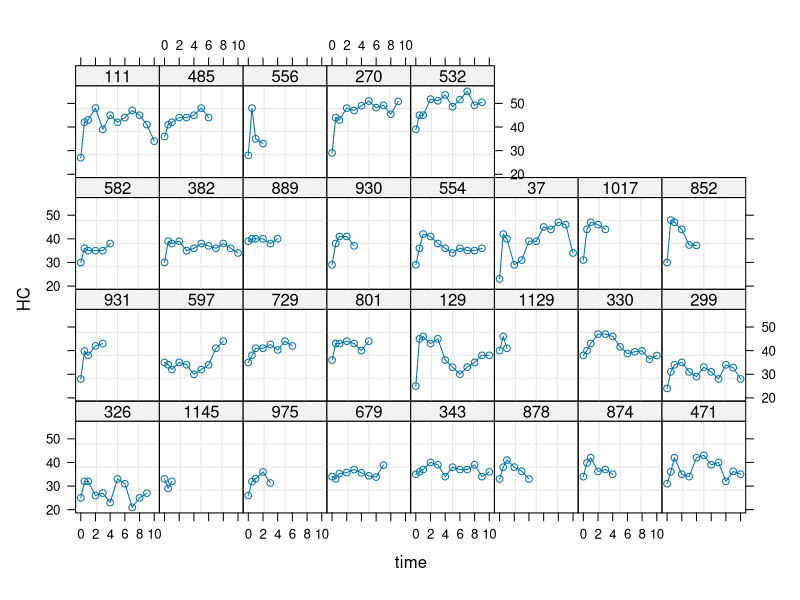
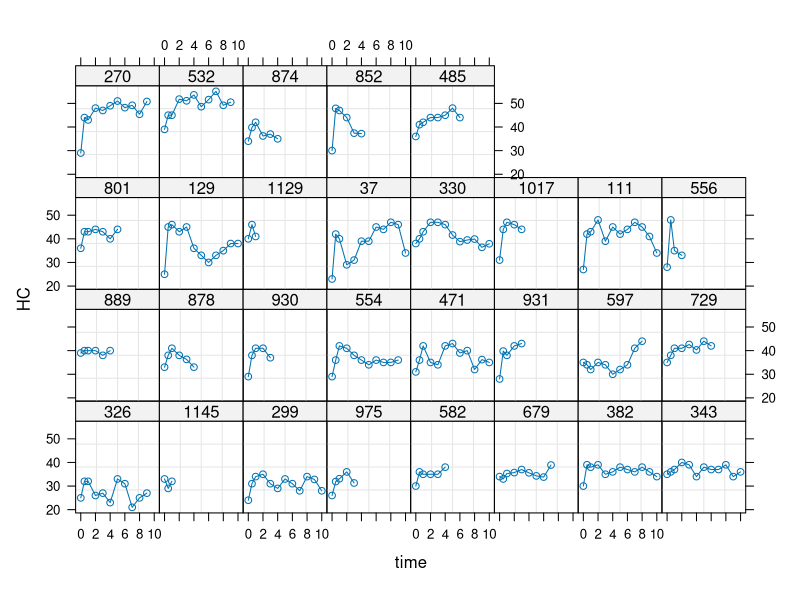
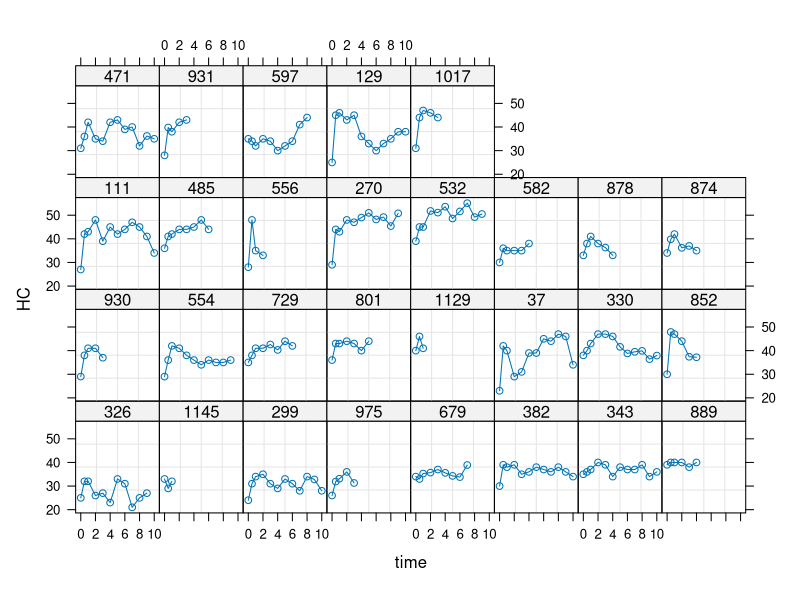
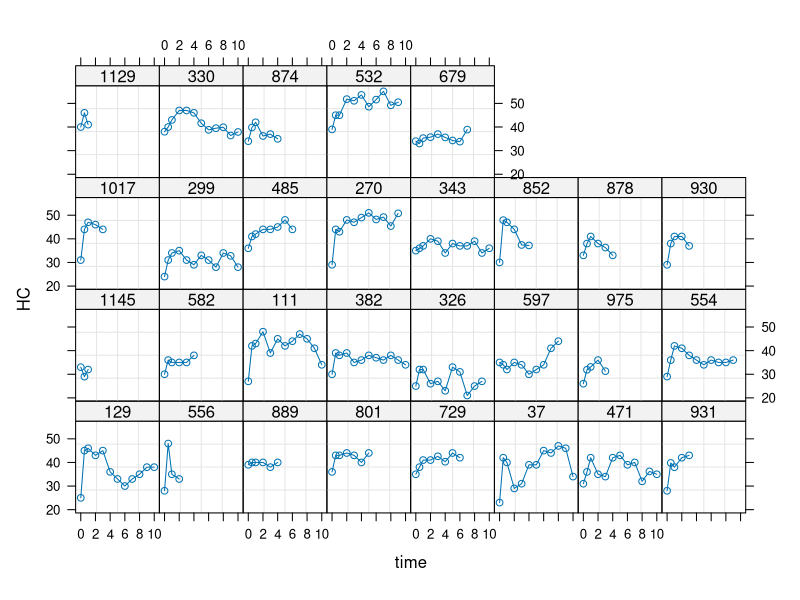

Source code (R) for these figures, in order: (Note: this script raises an error after producing the figures.)
library(readxl)
trenal <- read_excel("Trenal.XLS") # summary(trenal)
trenal= trenal[,-18] #remove a noninformative column const
# Continuous or discrete variables
trenal$id = as.factor(trenal$id)
trenal$j = as.factor(trenal$j)
#trenal$time = as.factor(trenal$time)
trenal$male = as.factor(trenal$male)
trenal$cardio = as.factor(trenal$cardio)
trenal$reject = as.factor(trenal$reject)
# Change the name of respons
colnames(trenal)[19] <- "HC"
trenal.long = trenal[,13:20] # long table form

# Remove j
trenal.long = trenal.long[,-6]
trenal.long.unique <- trenal.long[match( unique(trenal.long$id), trenal.long$id),]
trenal.long.noNA <- na.omit(trenal.long)
set.seed(1)
selected <- sample(1:length(unique(trenal.long.noNA$id)),30,replace=T)
trenal.long.noNA.selected = trenal.long.noNA[(trenal.long.noNA$id %in% c(selected)),]
# Wide table form
trenal.wide = as.data.frame(subset(trenal,trenal$j=="1"))[,1:18] # 1160 x 18

# Two stage Model analysis
# 1st stage A model for each individual estimating the intercept and time was adjusted
lm.firststage = lm(HC ~ time+age+male+reject+cardio ,trenal.long)
summary(lm.firststage)
library(nlme)

trenal.long.noNA.groupbyage <- groupedData(HC ~ time|id,trenal.long.noNA,outer=~age,labels=list(x = "time",y="HC level",units=list(y="(cm)")))
trenal.long.noNA.groupbymale <- groupedData(HC ~ time|id,trenal.long.noNA,outer=~male,labels=list(x = "time",y="HC level",units=list(y="(cm)")))
trenal.long.noNA.groupbyreject <- groupedData(HC ~ time|id,trenal.long.noNA,outer=~reject,labels=list(x = "time",y="HC level",units=list(y="(cm)")))
trenal.long.noNA.groupbycardio <- groupedData(HC ~ time|id,trenal.long.noNA,outer=~cardio,labels=list(x = "time",y="HC level",units=list(y="(cm)")))

res.list.groupbyage <- lmList(HC ~ time |id, data=trenal.long.noNA.groupbyage)
b = lapply(res.list.groupbyage,coef)
V = lapply(res.list.groupbyage,vcov)
#trenal.long.noNA.select.groupbyagemalereject <- groupedData(HC ~time|id,trenal.long.noNA.selected,outer=~age+male+reject,labels=list("HC level", units = list(y="(%)")))
#plot(trenal.long.noNA.select.groupbyagemalereject) 
#formula(trenal.long.noNA.select.groupbyagemalereject)
#gsummary(trenal.long.noNA.select.groupbyagemalereject)
#fm1 <- lme(trenal.long.noNA.select.groupbyagemalereject)

trenal.long.noNA.select.groupbymale <- groupedData(HC ~time|id,trenal.long.noNA.selected,outer=~male,labels=list("HC level", units = list(y="(%)")))
pdf("GroupedPlot/GroupbyMale.pdf")
plot(trenal.long.noNA.select.groupbymale)                                                                                                                                  
dev.off()

trenal.long.noNA.select.groupbycardio <- groupedData(HC ~time|id,trenal.long.noNA.selected,outer=~cardio,labels=list("HC level", units = list(y="(%)")))
pdf("GroupedPlot/GroupbyCardio.pdf")
plot(trenal.long.noNA.select.groupbycardio)                                                                                                                                  
dev.off()


trenal.long.noNA.select.groupbyreject <- groupedData(HC ~time|id,trenal.long.noNA.selected,outer=~reject,labels=list("HC level", units = list(y="(%)")))
pdf("GroupedPlot/GroupbyReject.pdf")
plot(trenal.long.noNA.select.groupbyreject)                                                                                                                                  
dev.off()


trenal.long.noNA.select.groupbyage <- groupedData(HC ~time|id,trenal.long.noNA.selected,outer=~age,labels=list("HC level", units = list(y="(%)")))
pdf("GroupedPlot/GroupbyAge.pdf")
plot(trenal.long.noNA.select.groupbyage)                                                                                                                                  
dev.off()


res.male <- lme(HC~time,random=~1|id,data=trenal.long.noNA)
plot(augPred(res.male, level = 0:1, length.out = 2))

res.age <- lme(HC ~ time,random = ~age|id,data=trenal.long.noNA)
plot(augPred(res.age, level = 0:1, length.out = 2))


res.list.age.selected <- lmList(HC ~ age | id, data=trenal.long.noNA.selected)
plot(augPred(res.list.age.selected),grid=TRUE)


res.list.age <- lmList(HC ~ age | id, data=trenal.long.noNA)
plot(augPred(res.list.age),grid=TRUE)


















trenal.group.age<-groupedData(HC~time|id,trenal.long,outer=~age,labels=list(y="HC level"),units=list(y="(%)"))
trenal.group.male<-groupedData(HC~time|id,trenal.long,outer=~male,labels=list(y="HC level"),units=list(y="(%)"))
trenal.group.reject<-groupedData(HC~time|id,trenal.long,outer=~reject,labels=list(y="HC level"),units=list(y="(%)"))
trenal.group.cardio<-groupedData(HC~time|id,trenal.long,outer=~cardio,labels=list(y="HC level"),units=list(y="(%)"))

list.male<-lmList(HC~time|id, 
                 trenal.group.male, na.action=na.pass)

#View(list.male)
attributes(list.male)

pdf("intervals.pdf")
plot(intervals(list.male))
dev.off()

beta0<- coef(list.male)[,1]
beta1<- coef(list.male)[,2]

coef(list.male)
bbdd<-data.frame(Id=as.numeric(attributes(list.male)$id),
                 beta0=coef(list.male)[,1],beta1=coef(list.male)[,2])
bbdd <- bbdd[order(bbdd[,1]),]
bbdd <- cbind(bbdd,group=trenal.long$id)

#Boxplot
meanbeta0bygroup<-tapply(bbdd$beta0,as.factor(bbdd$group),mean,na.rm=T)
meanbeta1bygroup<-tapply(bbdd$beta1,as.factor(bbdd$group),mean,na.rm=T)

#Let's check if they are quite related ?inverse correlation?

with(bbdd,cor(beta0,beta1))

library(ggplot2)
ggplot(bbdd, aes(x=beta0, y=beta1)) + geom_point()
ggplot(bbdd, aes(x=beta0, y=beta1, color=id)) + geom_point()

#plot(intervals(modlist1)) ?  can not plot Error in UseMethod("intervals") : 
#no applicable method for 'intervals' applied to an object of class "c('lmList4', 'list', 'vector')"


modlist2<-lmList(HC~time+age|id, 
                 trenal.long, na.action=na.pass)
modlist2

modlist2.2<-lmList(HC~age|id, 
                 trenal.long, na.action=na.pass)
modlist2.2
# every individual has only one age to perform the operation




# 2nd stage the estimated intercept and time were considered the output of a regression 
# using variables 
# A different measurement could have some random effect on intercept and the slope of time
# A different measurement have no affect on the slope of age, male, reject and cardio

library(nlme)



